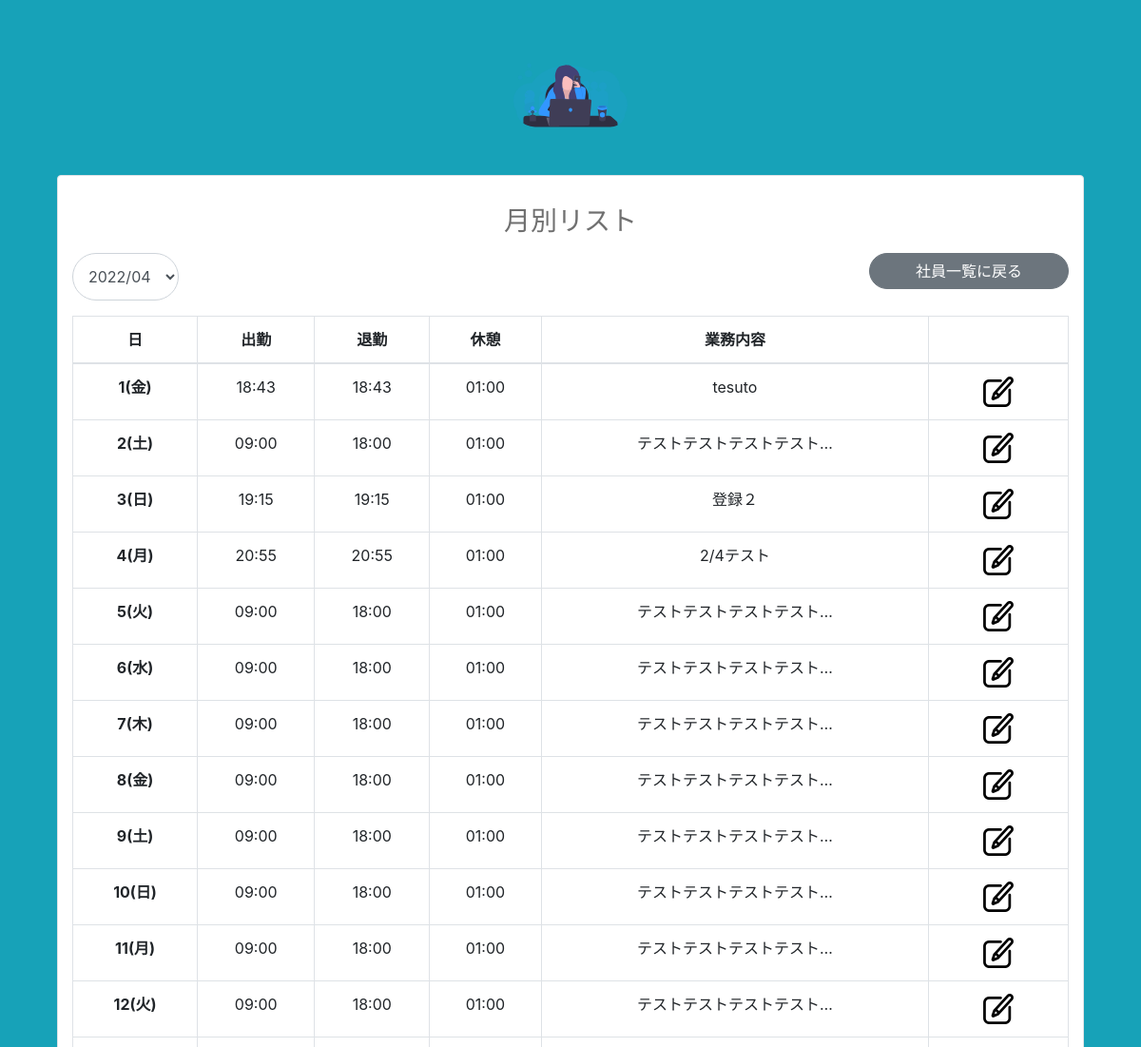
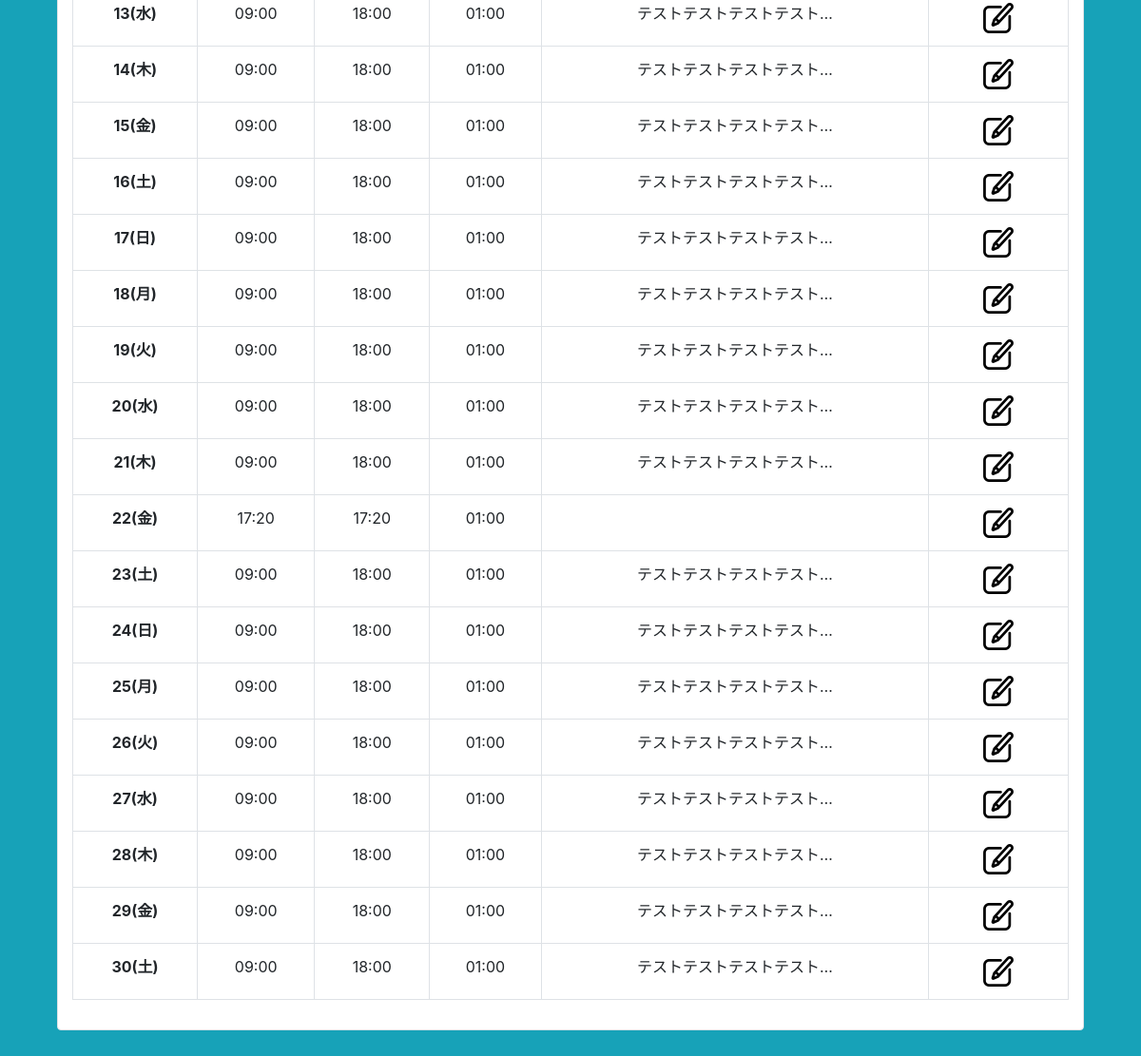
The app's page /admin/user_result.php?id=1 (signed in) with its own data (2 pictures, top to bottom).
### tables this page shows
CREATE TABLE `work` (
  `id` int(11) NOT NULL,
  `user_id` int(11) NOT NULL,
  `date` date NOT NULL,
  `start_time` time NOT NULL,
  `end_time` time DEFAULT NULL,
  `break_time` time DEFAULT NULL,
  `comment` text DEFAULT NULL
);

### functions.php (called while the page is built, shortened)
<?php
function time_format_dw($date) {
    $format_date = NULL;
    $week = array('日','月','火','水','木','金','土');
    if ($date) {
        $format_date = date('j('.$week[date('w', strtotime($date))].')', strtotime($date));
    }
    return $format_date;
}
?>

### admin/user_result.php (the view, shortened to what this page needs)
<?php
    require_once(dirname(__FILE__).'/../functions.php');
    try {
        $user_id = $_REQUEST['id'];
        $pdo = connect_db();
        if (isset($_GET['m'])) {
            $yyyymm = $_GET['m'];
            $day_count = date('t', strtotime($yyyymm));
            if (count(explode('-', $yyyymm)) != 2) {
                throw new Exception('日付の指定が不正', 500);
            }
            $check_date = new DateTime($yyyymm.'-01');
            $start_date = new DateTime('first day of -11 month 00:00');
            $end_date = new DateTime('first day of this month 00:00');
            if ($check_date < $start_date || $end_date < $check_date) {
                throw new Exception('日付の範囲が不正', 500);
            }
        } else {
            $yyyymm = date('Y-m');
            $day_count = date('t');
        }
        $sql = "SELECT date, id, start_time, end_time, break_time, comment FROM work WHERE user_id = :user_id AND DATE_FORMAT(date, '%Y-%m') = :date";
        $stmt = $pdo->prepare($sql);
        $stmt->bindValue(':user_id', (int)$user_id, PDO::PARAM_INT);
        $stmt->bindValue(':date', $yyyymm, PDO::PARAM_STR);
        $stmt->execute();
        $work_list = $stmt->fetchAll(PDO::FETCH_UNIQUE);
    } catch (Exception $e) {
        header('Location:/web日報登録/error.php');
        exit;
    }
?>
<!doctype html>
<html lang="ja">
    <head>
        <link rel="stylesheet" href="https://stackpath.bootstrapcdn.com/bootstrap/4.3.1/css/bootstrap.min.css">
        <link rel="stylesheet" href="../css/style.css">
    </head>
    <body class="text-center bg-info">
        <div>
            <img src="../img/logo.svg" alt="" width="120" height="120" class="mb-4">
        </div>
        <form class="border rounded bg-white form-time-table" >
            <h1 class="h3 my-3">月別リスト</h1>
            <div class="float-left">
                <select id="exampleFormControlSelect1" class="form-control rounded-pill mb-3" name="m" onchange="submit(this.form)">
                    <option value="<?= date('Y-m') ?>"><?= date('Y/m') ?></option>
                </select>
            </div>
            <div class="float-right">
                <a href="/web日報登録/admin/user_list.php"><button type="button" class="btn btn-secondary rounded-pill px-5">社員一覧に戻る</button></a>
            </div>
            <table class="table table-bordered">
                <thead>
                    <tr>
                        <th scope="col">日</th>
                        <th scope="col">出勤</th>
                        <th scope="col">退勤</th>
                        <th scope="col">休憩</th>
                        <th scope="col">業務内容</th>
                        <th scope="col"></th>
                    </tr>
                </thead>
                <tbody>
                    <?php for ($i = 1;$i <= $day_count; $i++): ?>
                        <?php
                            $start_time = '';
                            $end_time = '';
                            $break_time = '';
                            $comment = '';
                            if(isset($work_list[date('Y-m-d', strtotime($yyyymm.'-'.$i))])) {
                                $work = $work_list[date('Y-m-d', strtotime($yyyymm.'-'.$i))];
                                if($work['start_time']) {
                                    $start_time = date('H:i', strtotime($work['start_time']));
                                }
                                if($work['end_time']) {
                                    $end_time = date('H:i', strtotime($work['end_time']));
                                }
                                if($work['break_time']) {
                                    $break_time = date('H:i', strtotime($work['break_time']));
                                }
                                if($work['comment']) {
                                    $comment = mb_strimwidth($work['comment'], 0, 40, '...');
                                }
                            }
                        ?>
                        <tr>
                            <th scope="row"><?= time_format_dw($yyyymm.'-'.$i) ?></th>
                            <td><?= $start_time ?></td>
                            <td><?= $end_time ?></td>
                            <td><?= $break_time ?></td>
                            <td><?= $comment ?></td>
                            <td><button type="button" class="btn btn-default h-auto py-0" data-toggle="modal" data-target="#inputModal" data-day="<?= $yyyymm.'-'. str_pad($i, 2, 0, STR_PAD_LEFT) ?>"><img  class='edit-button' src="../img/edit-button.png" alt="編集"></button></td>
                        </tr>
                    <?php endfor; ?>
                </tbody>
            </table>
        </form>
    </body>
</html>

### css/style.css (style rules this page uses)
body { padding: 40px 0; color: #707070; }
.form-time-table { width: 90%; margin: auto; padding: 15px; }
.form-time-table select { max-width: 200px; height: 50px; }
.edit-button { height: 32px; width: 32px; }

### records on screen
work: i "1(金)", start_time "18:43", end_time "18:43", break_time "01:00", comment "tesuto"
work: i "2(土)", start_time "09:00", end_time "18:00", break_time "01:00", comment "テストテストテストテスト…"
work: i "3(日)", start_time "19:15", end_time "19:15", break_time "01:00", comment "登録２"
work: i "4(月)", start_time "20:55", end_time "20:55", break_time "01:00", comment "2/4テスト"
work: i "5(火)", start_time "09:00", end_time "18:00", break_time "01:00", comment "テストテストテストテスト…"
work: i "6(水)", start_time "09:00", end_time "18:00", break_time "01:00", comment "テストテストテストテスト…"
work: i "7(木)", start_time "09:00", end_time "18:00", break_time "01:00", comment "テストテストテストテスト…"
work: i "8(金)", start_time "09:00", end_time "18:00", break_time "01:00", comment "テストテストテストテスト…"
work: i "9(土)", start_time "09:00", end_time "18:00", break_time "01:00", comment "テストテストテストテスト…"
work: i "10(日)", start_time "09:00", end_time "18:00", break_time "01:00", comment "テストテストテストテスト…"
work: i "11(月)", start_time "09:00", end_time "18:00", break_time "01:00", comment "テストテストテストテスト…"
work: i "12(火)", start_time "09:00", end_time "18:00", break_time "01:00", comment "テストテストテストテスト…"
work: i "13(水)", start_time "09:00", end_time "18:00", break_time "01:00", comment "テストテストテストテスト…"
work: i "14(木)", start_time "09:00", end_time "18:00", break_time "01:00", comment "テストテストテストテスト…"
work: i "15(金)", start_time "09:00", end_time "18:00", break_time "01:00", comment "テストテストテストテスト…"
work: i "16(土)", start_time "09:00", end_time "18:00", break_time "01:00", comment "テストテストテストテスト…"
work: i "17(日)", start_time "09:00", end_time "18:00", break_time "01:00", comment "テストテストテストテスト…"
work: i "18(月)", start_time "09:00", end_time "18:00", break_time "01:00", comment "テストテストテストテスト…"
work: i "19(火)", start_time "09:00", end_time "18:00", break_time "01:00", comment "テストテストテストテスト…"
work: i "20(水)", start_time "09:00", end_time "18:00", break_time "01:00", comment "テストテストテストテスト…"
work: i "21(木)", start_time "09:00", end_time "18:00", break_time "01:00", comment "テストテストテストテスト…"
work: start_time "17:20", end_time "17:20", break_time "01:00"
work: i "23(土)", start_time "09:00", end_time "18:00", break_time "01:00", comment "テストテストテストテスト…"
work: i "24(日)", start_time "09:00", end_time "18:00", break_time "01:00", comment "テストテストテストテスト…"
work: i "25(月)", start_time "09:00", end_time "18:00", break_time "01:00", comment "テストテストテストテスト…"
work: i "26(火)", start_time "09:00", end_time "18:00", break_time "01:00", comment "テストテストテストテスト…"
work: i "27(水)", start_time "09:00", end_time "18:00", break_time "01:00", comment "テストテストテストテスト…"
work: i "28(木)", start_time "09:00", end_time "18:00", break_time "01:00", comment "テストテストテストテスト…"
work: i "29(金)", start_time "09:00", end_time "18:00", break_time "01:00", comment "テストテストテストテスト…"
work: i "30(土)", start_time "09:00", end_time "18:00", break_time "01:00", comment "テストテストテストテスト…"

### other values on screen
time_format_dw($yyyymm.'-'.$i) "22(金)"
form field m "2022/04"
